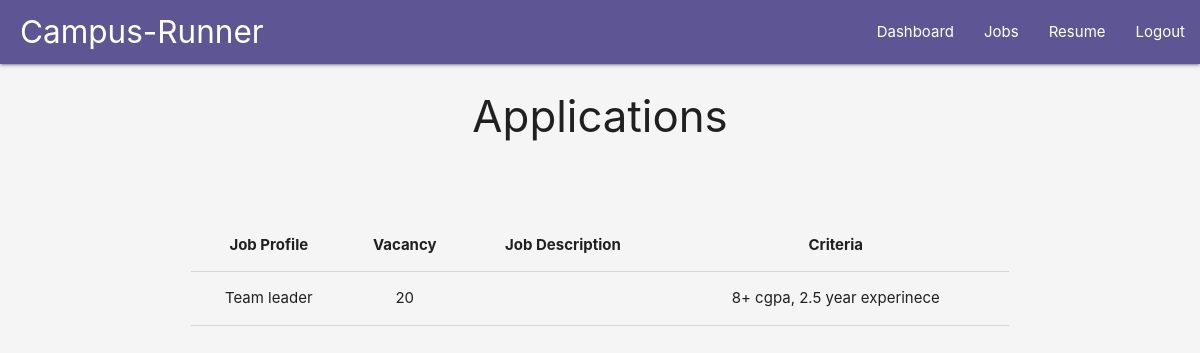
The page /students/dashboard/ (signed in) on the database its author committed.
### accounts/models.py (models this page shows)
class JobProfile(models.Model):
	company = models.ForeignKey(Company, on_delete=models.CASCADE)
	job_title = models.CharField(max_length=20)
	vacancy = models.PositiveIntegerField()
	job_description = models.TextField(max_length=200)
	criteria = models.PositiveIntegerField(null=True, blank=True)
	college = models.ForeignKey(College, on_delete=models.CASCADE, blank=True, null=True)

### Students/views.py (the view)
# urls.py: path('dashboard/', login_required(Dashboard.as_view()), name='dashboard'),
class Dashboard(View):
    template_name = "dashboard.html"
    def get(self, request, *args, **kwargs):
        context = dict()
        student = Student.objects.get(user=request.user)
        context['job_applied'] = student.jobs_applied.all()
        return render(request, 'dashboard.html', context)

### Students/templates/dashboard.html
{% extends 'base.html' %}
{% block content %}
<div class="row" style="text-align: center;">
    <h3>Applications</h3>
</div>
<div class="row container" style="margin-top: 5%;">
    <div class="col s12">
        <table class="centered responsive-table highlight">
            <thead>
            <tr>
                <th>Job Profile</th>
                <th>Vacancy</th>
                <th>Job Description</th>
                <th>Criteria</th>
            </tr>
            </thead>
            <tbody>
            {% for job in job_applied%}
            <tr>
                <td>{{job.job_title}}</td>
                <td>{{job.vacancy}}</td>
                <td>{{job.job_description}}</td>
                <td>{{job.criteria}}</td>
            </tr>
            {% endfor %}
            </tbody>
        </table>
    </div>
</div>
{% endblock content %}

### rows shown on the page
JobProfile: job_title "Team leader", vacancy "20", criteria "8+ cgpa, 2.5 year experinece"
